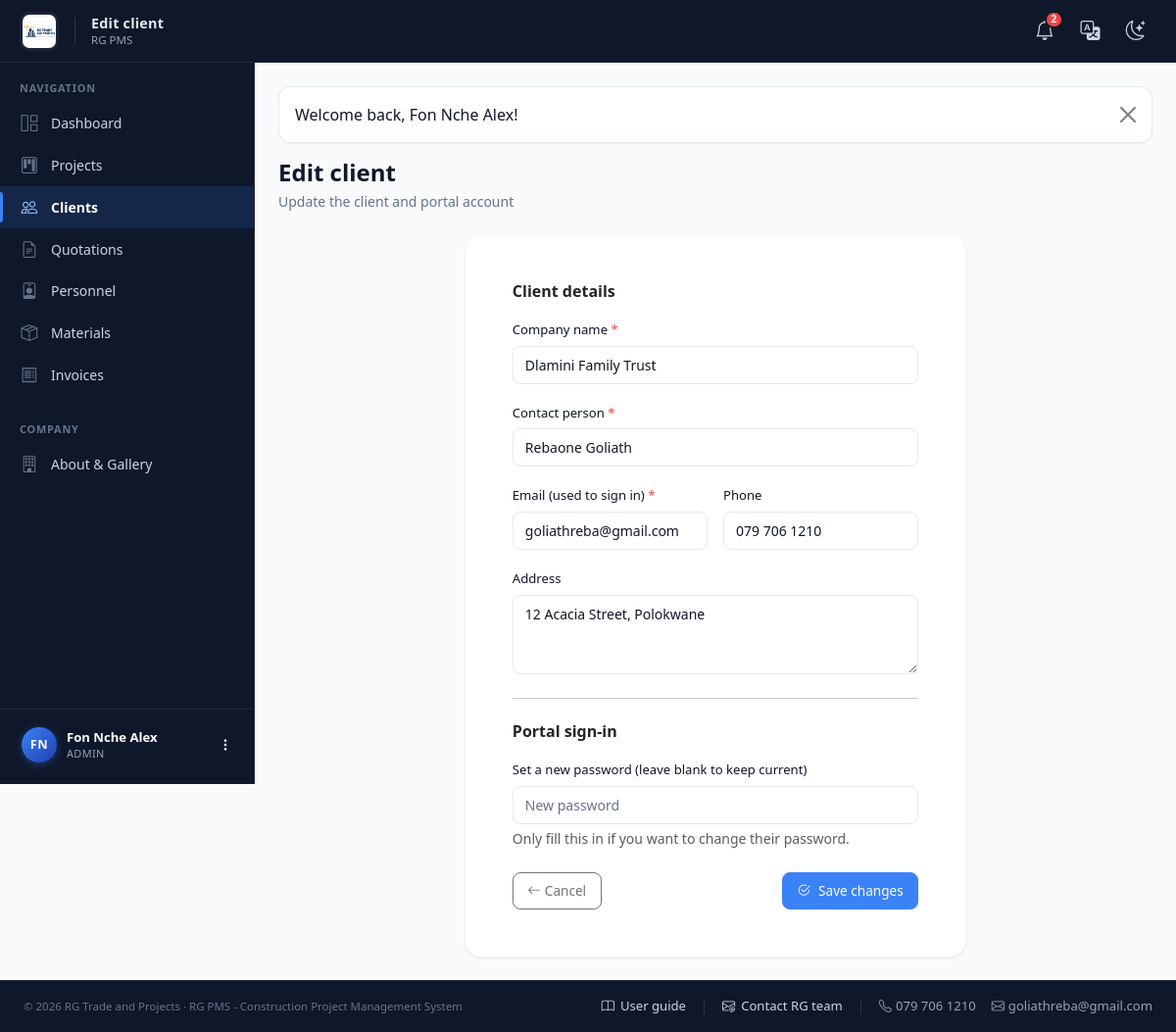
Page /admin/client_new.php?id=1 (signed in) on the committed database.
### tables this page shows
CREATE TABLE users (
  id            INT UNSIGNED NOT NULL AUTO_INCREMENT,
  role_id       TINYINT UNSIGNED NOT NULL,
  full_name     VARCHAR(120) NOT NULL,
  email         VARCHAR(160) NOT NULL UNIQUE,
  phone         VARCHAR(30)  NULL,
  password_hash VARCHAR(255) NOT NULL,
  is_active     TINYINT(1)   NOT NULL DEFAULT 1,
  created_at    DATETIME     NOT NULL DEFAULT CURRENT_TIMESTAMP,
  PRIMARY KEY (id),
  CONSTRAINT fk_users_role FOREIGN KEY (role_id) REFERENCES roles(id)
);

CREATE TABLE roles (
  id          TINYINT UNSIGNED NOT NULL AUTO_INCREMENT,
  name        VARCHAR(50)  NOT NULL UNIQUE,       
  description VARCHAR(255) NULL,
  PRIMARY KEY (id)
);

CREATE TABLE clients (
  id             INT UNSIGNED NOT NULL AUTO_INCREMENT,
  user_id        INT UNSIGNED NULL,                
  company_name   VARCHAR(160) NOT NULL,
  contact_person VARCHAR(120) NOT NULL,
  phone          VARCHAR(30)  NULL,
  email          VARCHAR(160) NULL,
  address        VARCHAR(255) NULL,
  created_at     DATETIME     NOT NULL DEFAULT CURRENT_TIMESTAMP,
  PRIMARY KEY (id),
  CONSTRAINT fk_clients_user FOREIGN KEY (user_id) REFERENCES users(id) ON DELETE SET NULL
);

### includes/auth.php (called while the page is built, shortened)
<?php
require_once __DIR__ . '/functions.php';
function current_user(): ?array {
    static $cached = null;
    static $loaded = false;
    if ($loaded) return $cached;
    $loaded = true;
    $stmt = db()->prepare(
        'SELECT u.*, r.name AS role_name
         FROM users u
         LEFT JOIN roles r ON r.id = u.role_id
         WHERE u.id = ? LIMIT 1'
    );
    $stmt->execute([(int)$_SESSION['user_id']]);
    $user = $stmt->fetch();
    return $cached = $user;
}
function require_login(): void {
    if (!current_user()) {
        $_SESSION['__intended'] = $_SERVER['REQUEST_URI'] ?? '';
        flash_set('warning', 'Please sign in to continue.');
        redirect('login.php');
    }
}
function require_role(string|array $roles): void {
    require_login();
}

### config/db.php (called while the page is built, shortened)
<?php
function db(): PDO {
    static $pdo = null;
    if ($pdo === null) {
        $dsn = 'mysql:host=' . DB_HOST . ';dbname=' . DB_NAME . ';charset=utf8mb4';
        try {
            $pdo = new PDO($dsn, DB_USER, DB_PASS, [
                PDO::ATTR_ERRMODE            => PDO::ERRMODE_EXCEPTION,
                PDO::ATTR_DEFAULT_FETCH_MODE => PDO::FETCH_ASSOC,
                PDO::ATTR_EMULATE_PREPARES   => false,
            ]);
        } catch (PDOException $e) {
            http_response_code(500);
            die('<div style="font-family:sans-serif;padding:2rem;max-width:40rem;margin:3rem auto;border:1px solid #dc3545;border-radius:.5rem;color:#842029;background:#f8d7da">'
                . '<h3>Database connection failed</h3><p>Please check <code>config/config.php</code> and confirm the '
                . 'database <code>' . htmlspecialchars(DB_NAME) . '</code> exists (import <code>sql/schema.sql</code>).</p>'
                . '<p style="font-size:.85rem">' . htmlspecialchars($e->getMessage()) . '</p></div>');
        }
    }
    return $pdo;
}

### includes/functions.php (called while the page is built, shortened)
<?php
require_once __DIR__ . '/../config/db.php';
function flash_get(): ?array {
    if (!empty($_SESSION['flash'])) {
        $f = $_SESSION['flash'];
        return $f;
    }
    return null;
}
function unread_notification_count(int $userId): int {
    $stmt = db()->prepare('SELECT COUNT(*) FROM notifications WHERE user_id = ? AND is_read = 0');
    $stmt->execute([$userId]);
    return (int)$stmt->fetchColumn();
}
function e(?string $value): string {
    return htmlspecialchars((string)$value, ENT_QUOTES, 'UTF-8');
}

### admin/client_new.php (the view, shortened to what this page needs)
<?php
require_once __DIR__ . '/../includes/layout.php';
require_role('admin');
$pdo     = db();
$editId  = isset($_GET['id']) ? (int)$_GET['id'] : 0;
$isEdit  = $editId > 0;
$client = [
    'company_name'   => '',
    'contact_person' => '',
    'email'          => '',
    'phone'          => '',
    'address'        => '',
    'user_id'        => 0,
];
if ($isEdit) {
    $stmt = $pdo->prepare('SELECT * FROM clients WHERE id = ? LIMIT 1');
    $stmt->execute([$editId]);
    $row = $stmt->fetch();
    $client = array_merge($client, $row);
}
page_header($isEdit ? 'Edit client' : 'New client', 'clients');
page_heading(
    $isEdit ? 'Edit client' : 'New client',
    $isEdit ? 'Update the client and portal account' : 'Add a new client and create their portal login'
);
?>
<div class="row justify-content-center">
  <div class="col-lg-7">
    <div class="card border-0 shadow-sm rounded-4">
      <div class="card-body p-4 p-lg-5">
        <form method="post" autocomplete="off">
          <h6 class="fw-semibold mb-3">Client details</h6>
          <div class="mb-3">
            <label class="form-label required">Company name</label>
            <input type="text" name="company_name" class="form-control" required
                   value="<?= e($client['company_name']) ?>">
          </div>
          <div class="mb-3">
            <label class="form-label required">Contact person</label>
            <input type="text" name="contact_person" class="form-control" required
                   value="<?= e($client['contact_person']) ?>">
          </div>
          <div class="row g-3">
            <div class="col-md-6">
              <label class="form-label required">Email (used to sign in)</label>
              <input type="email" name="email" class="form-control" required
                     value="<?= e($client['email']) ?>">
            </div>
            <div class="col-md-6">
              <label class="form-label">Phone</label>
              <input type="text" name="phone" class="form-control"
                     value="<?= e($client['phone']) ?>">
            </div>
          </div>
          <div class="mb-3 mt-3">
            <label class="form-label">Address</label>
            <textarea name="address" class="form-control" rows="3"><?= e($client['address']) ?></textarea>
          </div>
          <hr class="my-4">
          <h6 class="fw-semibold mb-3">Portal sign-in</h6>
          <div class="mb-3">
            <label class="form-label <?= $isEdit ? '' : '' ?>">
              <?= $isEdit ? 'Set a new password (leave blank to keep current)' : 'Password (leave blank to auto-generate)' ?>
            </label>
            <input type="text" name="password" class="form-control"
                   minlength="8"
                   placeholder="<?= $isEdit ? 'New password' : 'Leave blank for a strong auto-generated password' ?>">
            <div class="form-text">
              <?php if ($isEdit): ?>
                Only fill this in if you want to change their password.
              <?php else: ?>
                If left blank, a random password like <code>RG-a1b2c3d4</code> will be generated and shown after save.
              <?php endif; ?>
            </div>
          </div>
          <div class="d-flex justify-content-between mt-4">
            <a href="<?= BASE_URL ?>/admin/clients.php" class="btn btn-outline-secondary">
              <i class="bi bi-arrow-left me-1"></i>Cancel
            </a>
            <button class="btn btn-brand">
              <i class="bi bi-check2-circle me-2"></i><?= $isEdit ? 'Save changes' : 'Create client' ?>
            </button>
          </div>
        </form>
      </div>
    </div>
  </div>
</div>
<?php page_footer(); ?>

### includes/layout.php (shortened to what this page needs)
<?php
require_once __DIR__ . '/functions.php';
require_once __DIR__ . '/auth.php';
function page_header(string $title, string $active = ''): void {
    $user    = current_user();
    $role    = $user['role_name'] ?? null;
    $unread  = $user ? unread_notification_count((int)$user['id']) : 0;
    $flash   = flash_get();
    $base    = BASE_URL;
    $initials = '';
    if ($user) {
        foreach (preg_split('/\s+/', trim($user['full_name'])) as $part) {
            if ($part !== '') $initials .= strtoupper($part[0]);
        }
        $initials = substr($initials, 0, 2);
    }
    ?>
<!DOCTYPE html>
<html lang="en">
<head>
<link rel="stylesheet" href="<?= $base ?>/assets/vendor/bootstrap.min.css">
<link rel="stylesheet" href="<?= $base ?>/assets/vendor/bootstrap-icons.css">
<link rel="stylesheet" href="<?= $base ?>/assets/css/style.css?v=<?= @filemtime(__DIR__ . '/../assets/css/style.css') ?>">
</head>
<body>
<?php if ($user): ?>
<nav class="app-navbar">
  <div class="navbar-inner">
    <div class="d-flex align-items-center gap-3">
      <a class="navbar-brand" href="<?= $base ?>/index.php">
        <img src="<?= $base ?>/assets/img/logo-full.png" alt="<?= APP_NAME ?>" class="header-logo"
             onerror="this.style.display='none';this.nextElementSibling.style.display='inline-flex';">
      </a>
      <div class="d-none d-md-block lh-1">
        <div class="navbar-page-title"><?= e($title) ?></div>
        <div class="navbar-page-sub mt-1"><?= APP_SYSTEM_NAME ?></div>
      </div>
    </div>
    <div class="d-flex align-items-center gap-1">
      <div class="dropdown">
        <a class="nav-icon-link" href="#" data-bs-toggle="dropdown" aria-expanded="false" title="Notifications">
          <i class="bi bi-bell fs-5"></i>
          <?php if ($unread > 0): ?>
            <span class="badge-dot"><?= $unread > 9 ? '9+' : $unread ?></span>
          <?php endif; ?>
        </a>
      </div>
      <div class="dropdown">
        <a class="nav-icon-link" href="#" data-bs-toggle="dropdown" aria-expanded="false" title="Translate">
          <i class="bi bi-translate fs-5"></i>
        </a>
      </div>
      <button class="nav-icon-link" type="button" id="themeToggle" title="Switch theme" aria-label="Switch theme">
        <i class="bi bi-moon-stars fs-5 icon-light"></i>
      </button>
    </div>
  </div>
</nav>
<div class="app-layout">
  <aside class="app-sidebar" id="appSidebar">
    <div class="sidebar-scroll">
      <div class="sidebar-section-title">Navigation</div>
      <ul class="nav flex-column sidebar-nav">
        <?php if ($role === 'admin'): ?>
          <li class="nav-item"><a class="nav-link <?= $active === 'dashboard' ? 'active' : '' ?>" href="<?= $base ?>/admin/dashboard.php"><i class="bi bi-grid-1x2"></i><span>Dashboard</span></a></li>
          <li class="nav-item"><a class="nav-link <?= $active === 'projects' ? 'active' : '' ?>" href="<?= $base ?>/admin/projects.php"><i class="bi bi-kanban"></i><span>Projects</span></a></li>
          <li class="nav-item"><a class="nav-link <?= $active === 'clients' ? 'active' : '' ?>" href="<?= $base ?>/admin/clients.php"><i class="bi bi-people"></i><span>Clients</span></a></li>
          <li class="nav-item"><a class="nav-link <?= $active === 'quotations' ? 'active' : '' ?>" href="<?= $base ?>/admin/quotations.php"><i class="bi bi-file-earmark-text"></i><span>Quotations</span></a></li>
          <li class="nav-item"><a class="nav-link <?= $active === 'personnel' ? 'active' : '' ?>" href="<?= $base ?>/admin/personnel.php"><i class="bi bi-person-badge"></i><span>Personnel</span></a></li>
          <li class="nav-item"><a class="nav-link <?= $active === 'materials' ? 'active' : '' ?>" href="<?= $base ?>/admin/materials.php"><i class="bi bi-box-seam"></i><span>Materials</span></a></li>
          <li class="nav-item"><a class="nav-link <?= $active === 'invoices' ? 'active' : '' ?>" href="<?= $base ?>/admin/invoices.php"><i class="bi bi-receipt"></i><span>Invoices</span></a></li>
        <?php elseif ($role === 'personnel'): ?>
          <li class="nav-item"><a class="nav-link <?= $active === 'dashboard' ? 'active' : '' ?>" href="<?= $base ?>/personnel/dashboard.php"><i class="bi bi-grid-1x2"></i><span>My Projects</span></a></li>
        <?php elseif ($role === 'client'): ?>
          <li class="nav-item"><a class="nav-link <?= $active === 'dashboard' ? 'active' : '' ?>" href="<?= $base ?>/client/dashboard.php"><i class="bi bi-grid-1x2"></i><span>My Projects</span></a></li>
        <?php endif; ?>
      </ul>
      <?php if ($role === 'admin'): ?>
        <div class="sidebar-section-title mt-3">Company</div>
        <ul class="nav flex-column sidebar-nav">
          <li class="nav-item">
            <a class="nav-link <?= $active === 'home' ? 'active' : '' ?>" href="<?= $base ?>/about.php">
              <i class="bi bi-building"></i><span>About &amp; Gallery</span>
            </a>
          </li>
        </ul>
      <?php endif; ?>
    </div>
    <div class="sidebar-user-wrap">
      <div class="dropdown dropend">
        <a class="sidebar-user" href="#" data-bs-toggle="dropdown" aria-expanded="false">
          <div class="avatar"><?= e($initials ?: 'U') ?></div>
          <div class="user-info">
            <div class="user-name"><?= e($user['full_name']) ?></div>
            <div class="user-role"><?= e($user['role_name']) ?></div>
          </div>
          <i class="bi bi-three-dots-vertical ms-auto small"></i>
        </a>
      </div>
    </div>
  </aside>
  <main class="app-main">
    <div class="container-fluid px-3 px-lg-4 py-4">
      <?php if ($flash): ?>
        <div class="alert alert-<?= e($flash['type']) ?> alert-dismissible fade show" role="alert">
          <?= e($flash['message']) ?>
          <button type="button" class="btn-close" data-bs-dismiss="alert" aria-label="Close"></button>
        </div>
      <?php endif; ?>
<?php endif; ?>
<?php
}
function page_footer(): void {
    $user = current_user();
    ?>
    <?php if ($user): ?>
        </div>
      </main>
    </div>
    <?php else: ?>
        </div>
    </main>
    <?php endif; ?>
<footer class="app-footer py-3">
  <div class="container-fluid px-3 px-lg-4">
    <div class="d-flex flex-wrap justify-content-between align-items-center gap-3">
      <div class="text-muted small">
        © <?= date('Y') ?> <?= APP_NAME ?> · <?= APP_SYSTEM_NAME ?> - Construction Project Management System
      </div>
      <div class="footer-links">
        <a href="<?= BASE_URL ?>/user_guide.php">
          <i class="bi bi-book"></i> User guide
        </a>
        <a href="mailto:<?= e(COMPANY_EMAIL) ?>?subject=RG%20PMS%20Support%20Request">
          <i class="bi bi-envelope-at"></i> Contact RG team
        </a>
        <span class="footer-meta d-none d-md-flex">
          <span><i class="bi bi-telephone me-1"></i><?= e(COMPANY_PHONE) ?></span>
          <span><i class="bi bi-envelope me-1"></i><?= e(COMPANY_EMAIL) ?></span>
        </span>
      </div>
    </div>
  </div>
</footer>
</body>
</html>
<?php
}
function page_heading(string $title, string $subtitle, string $actions = ''): void {
    echo '<div class="d-flex flex-wrap justify-content-between align-items-center mb-4 gap-2">';
    echo '<div><h4 class="mb-0 fw-semibold">' . e($title) . '</h4>';
    if ($subtitle) echo '<div class="text-muted small mt-1">' . e($subtitle) . '</div>';
    echo '</div>';
    echo '</div>';
}

### assets/css/style.css (style rules this page uses)
:root { --brand: #3b82f6; --brand-dark: #1e40af; --brand-light: #93c5fd; --brand-rgb: 59, 130, 246; --sidebar-bg: #0f172a; --sidebar-text: #cbd5e1; --sidebar-text-dim: #94a3b8; --sidebar-hover: rgba(255,255,255,0.06); --sidebar-active-bg: rgba(59,130,246,0.15); --sidebar-divider: rgba(255,255,255,0.06); --body-bg: #f8fafc; --card-bg: #ffffff; --text-color: #0f172a; --muted-text: #64748b; --border-color: #e2e8f0; --border-soft: #f1f5f9; --radius-sm: 8px; --radius: 12px; --radius-lg: 16px; --shadow-xs: 0 1px 2px rgba(15,23,42,.04); --shadow-sm: 0 1px 3px rgba(15,23,42,.06), 0 1px 2px rgba(15,23,42,.04); --shadow-md: 0 4px 12px rgba(15,23,42,.08); --shadow-lg: 0 10px 30px rgba(15,23,42,.12); }
.card { background: var(--card-bg); border: 1px solid var(--border-color); border-radius: var(--radius); box-shadow: var(--shadow-sm); }
.form-control, .form-select { background-color: var(--card-bg); color: var(--text-color); border: 1px solid var(--border-color); border-radius: var(--radius-sm); padding: .5rem .75rem; font-size: .875rem; transition: border-color .15s ease, box-shadow .15s ease; }
.form-control::placeholder { color: var(--muted-text); }
.form-label { font-weight: 500; font-size: .82rem; color: var(--text-color); margin-bottom: 6px; }
.btn { border-radius: var(--radius-sm); font-size: .85rem; font-weight: 500; padding: .5rem .9rem; }
.btn-brand { background: var(--brand); border-color: var(--brand); color: #fff; }
.alert { border-radius: var(--radius); border: 1px solid var(--border-color); background: var(--card-bg); color: var(--text-color); box-shadow: var(--shadow-xs); }
.required::after { content: " *"; color: #ef4444; }
.text-muted { color: var(--muted-text) !important; }
.app-footer { background: var(--sidebar-bg); color: var(--sidebar-text-dim); font-size: .8rem; border-top: 1px solid var(--sidebar-divider); }

### rows in the picture
users: full_name "Fon Nche Alex", role.name "ADMIN"
clients: company_name "Dlamini Family Trust", contact_person "Rebaone Goliath", email "goliathreba@gmail.com", phone "079 706 1210", address "12 Acacia Street, Polokwane"

### other values in the picture
$title "Edit client"
APP_SYSTEM_NAME "RG PMS"
$unread "2"
$initials ?: 'U' "FN"
$flash['message'] "Welcome back, Fon Nche Alex!"
$subtitle "Update the client and portal account"
APP_NAME "RG Trade and Projects"
COMPANY_PHONE "079 706 1210"
COMPANY_EMAIL "goliathreba@gmail.com"
